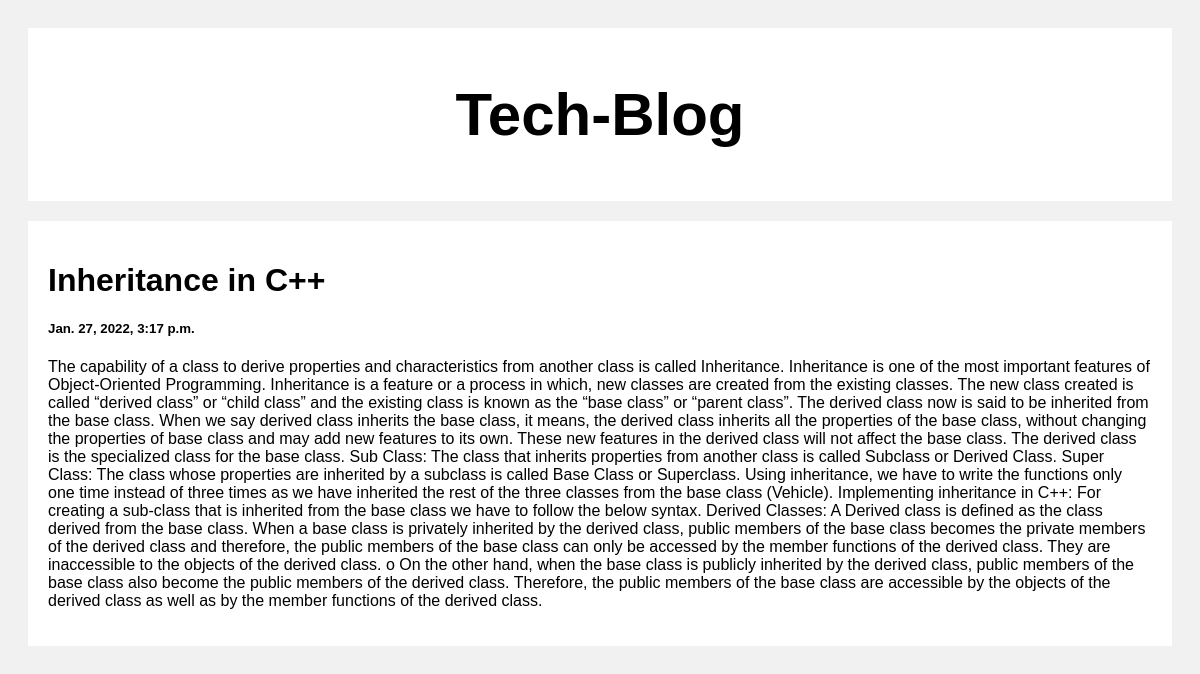
Screenshot of /post/2 with the database file from the repository.
### posts/models.py (models this page shows)
class Post(models.Model):
    title = models.CharField(max_length=100)
    body = models.CharField(max_length=1000000)
    created_at = models.DateTimeField(default=datetime.now, blank=True)

### posts/views.py (the view)
# urls.py: path('post/<str:pk>', views.post, name='post')
def post(request, pk):
    posts = Post.objects.get(id=pk)
    return render(request, 'posts.html', {'posts':posts})

### templates/posts.html (shortened to what this page needs)
<!DOCTYPE html>
<html>
<head>
</head>
<body>
<div class="header">
  <h2>Tech-Blog</h2>
</div>
<div class="row">
  <div class="leftcolumn">
    <div class="card">
        <h1>{{posts.title}}</h1>
        <h5>{{posts.created_at}}</h5>
        <p>{{posts.body}}</p>
    </div>
  </div>
</div>
</body>
</html>

### templates/posts.html (style rules this page uses)
* { box-sizing: border-box; }
body { font-family: Arial; padding: 20px; background: #f1f1f1; }
.header { padding: 2px; font-size: 40px; text-align: center; background: white; }
.leftcolumn { float: left; width: 100%; }
.card { background-color: white; padding: 20px; margin-top: 20px; }
.row:after { content: ""; display: table; clear: both; }

### rows the page displays
Post: title "Inheritance in C++", created_at "Jan. 27, 2022, 3:17 p.m.", body "The capability of a class to derive properties and characteristics from another class is called Inheritance. Inheritance is one of the most important features of Object-Oriented Programming. Inheritance is a feature or a process in which, new classes are created from the existing classes. The new class created is called “derived class” or “child class” and the existing class is known as the “base class” or “parent class”. The derived class now is said to be inherited from the base class. When we say derived class inherits the base class, it means, the derived class inherits all the properties of the base class, without changing the properties of base class and may add new features to its…"
